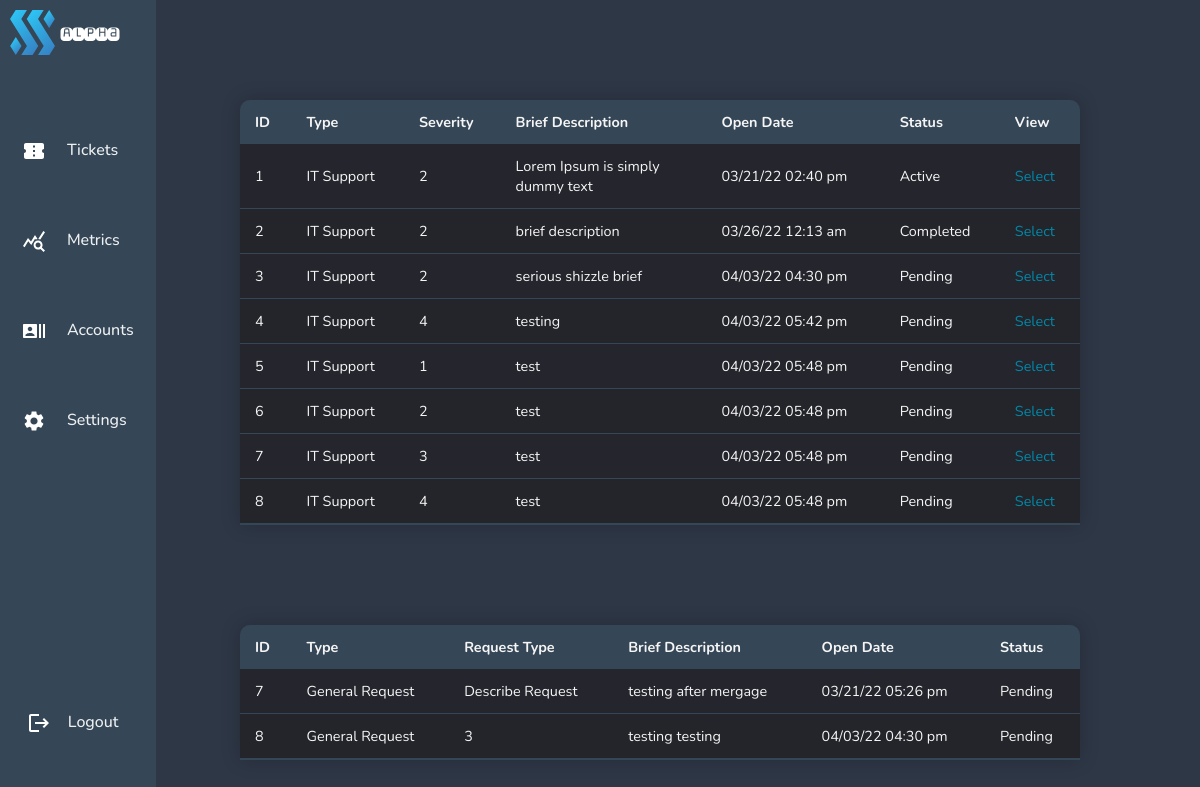
/pages/adviewtest.php, run on an earlier commit of the app's database.
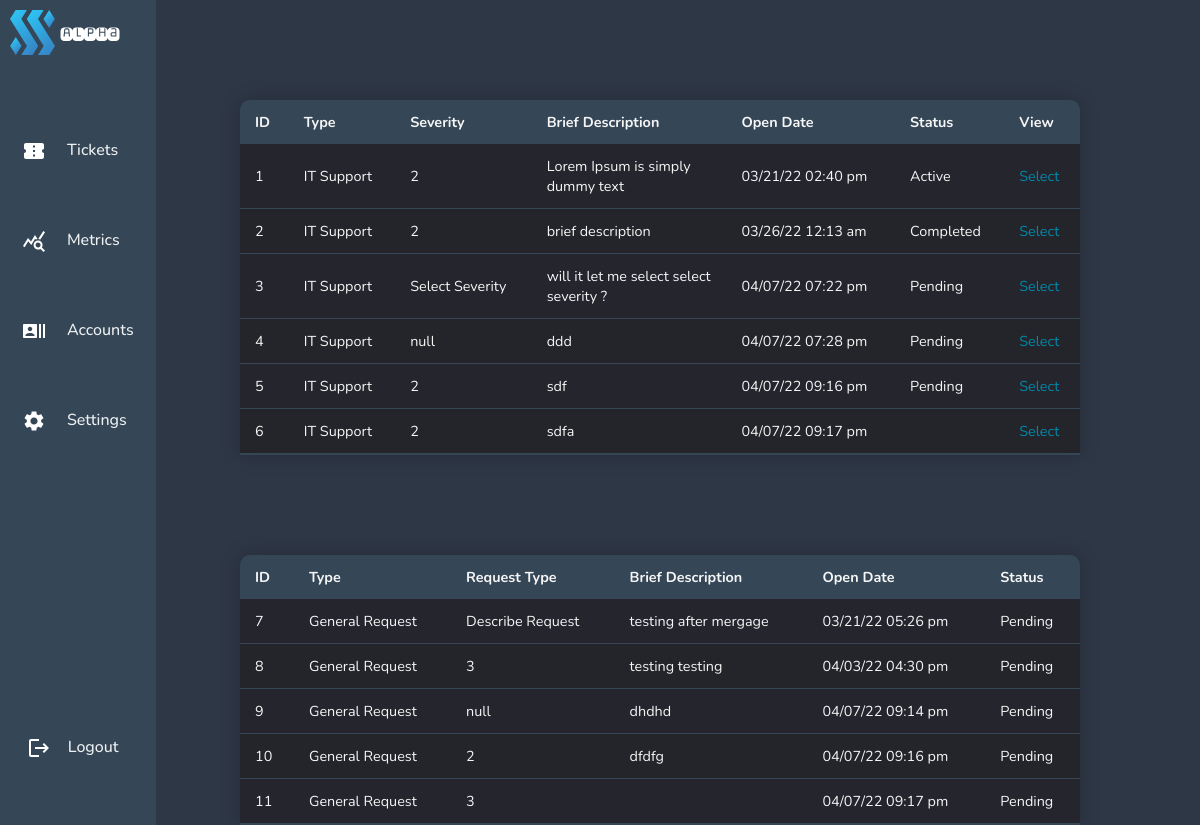
And on a later commit of the database.
### tables this page shows
CREATE TABLE "itticket" (
	"id"	INTEGER,
	"user"	INTEGER,
	"type"	TEXT,
	"severity"	TEXT,
	"brief"	INTEGER,
	"full"	TEXT,
	"createdon"	TEXT,
	"status"	TEXT,
	"comment"	TEXT,
	"updatedon"	TEXT,
	PRIMARY KEY("id"),
	FOREIGN KEY("severity") REFERENCES "itsupportservices"("id")
);

CREATE TABLE "requestticket" (
	"id"	INTEGER,
	"type"	TEXT,
	"request"	TEXT,
	"brief"	TEXT,
	"full"	TEXT,
	"status"	TEXT,
	"createdon"	TEXT,
	PRIMARY KEY("id" AUTOINCREMENT)
);

### pages/adviewtest.php (the view, shortened to what this page needs)
<!DOCTYPE html>
<html lang="en">
<head>
    <?php include'../navigation/admindashnavbar.php';
    require ('../config/dbcon.php'); ?>
    <link rel="stylesheet" href="../navigation/admindashnavbar.css">
    <link rel="stylesheet" href="../css/admintickettable.css">
</head>
<body bgcolor="#2E3746">
<div class="full-screen-container">
    <?php
    $query = "SELECT * FROM itticket";
    $statement = $conn->prepare($query);
    $statement->execute();
    $statement->setFetchMode(PDO::FETCH_OBJ);
    $result = $statement->fetchAll();
    ?>
    <table class="ticket-table">
        <thead>
        <tr>
            <th>ID</th>
            <th>Type</th>
            <th>Severity</th>
            <th>Brief Description</th>
            <th>Open Date</th>
            <th>Status</th>
            <th>View</th>
        </tr>
        </thead>
        <?php foreach($result as $data) { ?>
            <tr>
                <td><?= $data->id; ?> </td>
                <td><?= $data->type; ?> </td>
                <td><?= $data->severity; ?> </td>
                <td><?= $data->brief; ?> </td>
                <td><?= $data->createdon ?> </td>
                <td><?= $data->status; ?> </td>
                <td>
                    <a href="../pages/admin-select-ticket.php?id=<?= $data->id; ?>" class="selectbutton">Select</a>
                </td>
            </tr>
            <?php
        }
        ?>
    </table>
    <?php
    $query = "SELECT * FROM requestticket";
    $statement = $conn->prepare($query);
    $statement->execute();
    $statement->setFetchMode(PDO::FETCH_OBJ);
    $result = $statement->fetchAll();
    ?>
    <table class="ticket-table" >
        <thead>
        <tr>
            <th>ID</th>
            <th>Type</th>
            <th>Request Type</th>
            <th>Brief Description</th>
            <th>Open Date</th>
            <th>Status</th>
        </tr>
        </thead>
        <?php foreach($result as $data) { ?>
            <tr>
                <td><?= $data->id; ?> </td>
                <td><?= $data->type; ?> </td>
                <td><?= $data->request; ?> </td>
                <td><?= $data->brief; ?> </td>
                <td><?= $data->createdon; ?> </td>
                <td><?= $data->status; ?> </td>
            </tr>
            <?php
        }
        ?>
    </table>
</div>
</body>
</html>

What changed in the data, as far as the page shows it:
removed itticket: id "7", type "IT Support", severity "3", brief "test", createdon "04/03/22 05:48 pm", status "Pending"
removed itticket: id "8", type "IT Support", severity "4", brief "test", createdon "04/03/22 05:48 pm", status "Pending"
changed itticket id 3: severity "2" → "Select Severity"; brief "serious shizzle brief" → "will it let me select select severity ?"; createdon "04/03/22 04:30 pm" → "04/07/22 07:22 pm"
changed itticket id 4: severity "4" → "null"; brief "testing" → "ddd"; createdon "04/03/22 05:42 pm" → "04/07/22 07:28 pm"
changed itticket id 5: severity "1" → "2"; brief "test" → "sdf"; createdon "04/03/22 05:48 pm" → "04/07/22 09:16 pm"
changed itticket id 6: brief "test" → "sdfa"; createdon "04/03/22 05:48 pm" → "04/07/22 09:17 pm"; status "Pending" → (not shown)
added requestticket: id "9", type "General Request", request "null", brief "dhdhd", createdon "04/07/22 09:14 pm", status "Pending"
added requestticket: id "10", type "General Request", request "2", brief "dfdfg", createdon "04/07/22 09:16 pm", status "Pending"
added requestticket: id "11", type "General Request", request "3", createdon "04/07/22 09:17 pm", status "Pending"
